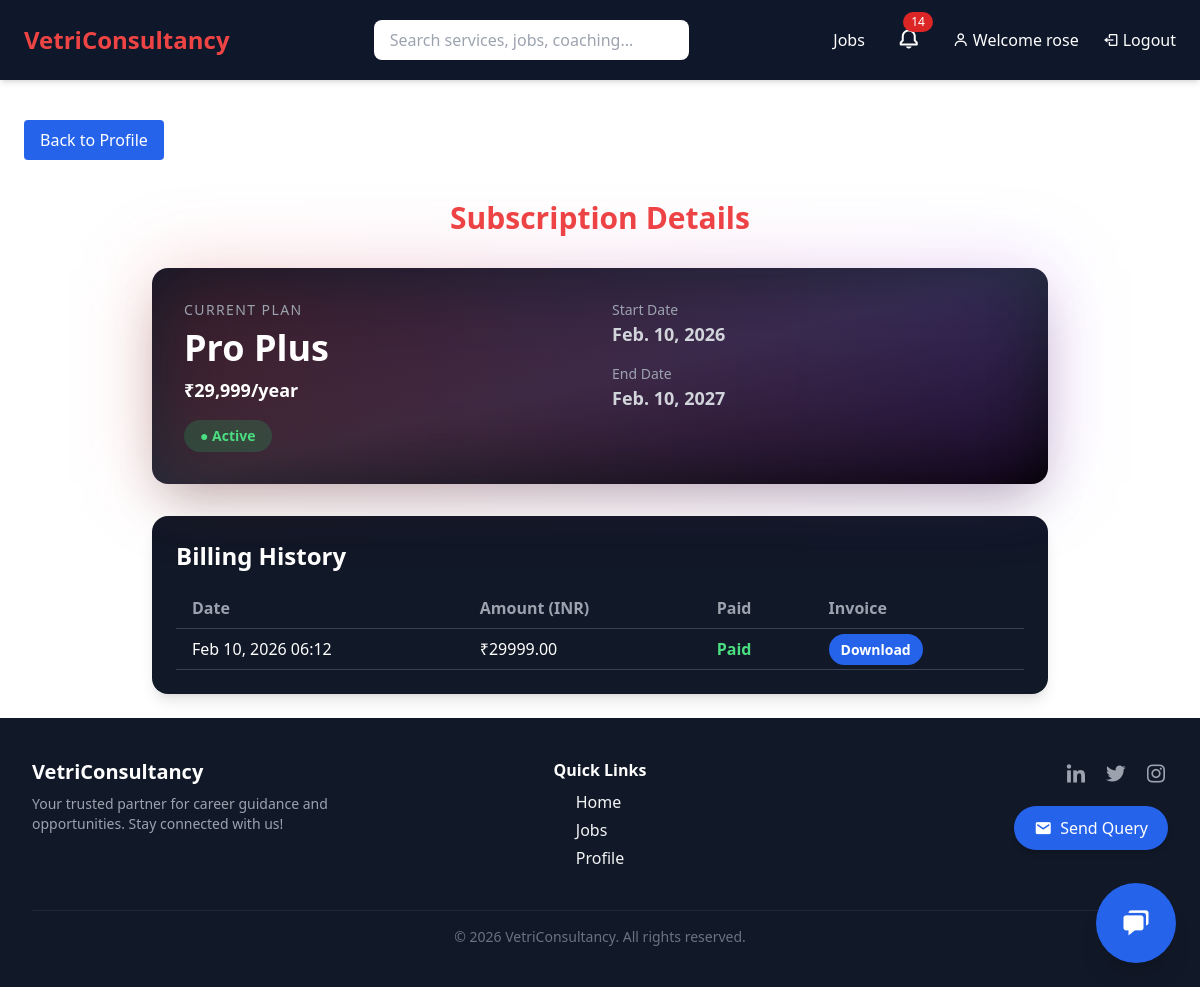
/subscription/ (signed in), run on the app's committed database.
### VCS/models.py (models this page shows, shortened)
class Subscription(models.Model):
    PLAN_CHOICES = (
        ("Pro", "Pro"),
        ("Pro Plus", "Pro Plus"),
    )
    BILLING_CYCLE_CHOICES = (
        ("monthly", "Monthly"),
        ("yearly", "Yearly"),
    )
    user = models.OneToOneField(User, on_delete=models.CASCADE)
    plan_name = models.CharField(max_length=50, choices=PLAN_CHOICES, default="Pro")
    billing_cycle = models.CharField(max_length=10, choices=BILLING_CYCLE_CHOICES, default="monthly")
    start_date = models.DateField(auto_now_add=True)
    end_date = models.DateField()
    active = models.BooleanField(default=True)
    @property
    def price_display(self):
        if self.plan_name == "Pro":
            if self.billing_cycle == "monthly":
                return "₹999/month"
            else:
                return "₹8,999/year"
        elif self.plan_name == "Pro Plus":
            return "₹29,999/year"
        return "N/A"

class Invoice(models.Model):
    user = models.ForeignKey(User, on_delete=models.CASCADE)
    subscription = models.ForeignKey(Subscription, on_delete=models.CASCADE)
    invoice_number = models.CharField(max_length=50, unique=True, editable=False)
    amount = models.DecimalField(max_digits=8, decimal_places=2)
    date = models.DateTimeField(auto_now_add=True)
    paid = models.BooleanField(default=False)
    file = models.FileField(upload_to="invoices/", null=True, blank=True)

### VCS/views.py (the view)
# urls.py: path('subscription/', subscription_dashboard, name='subscription'),
@login_required
def subscription_dashboard(request):
    default_plan = "Pro"
    subscription, created = Subscription.objects.get_or_create(
        user=request.user,
        defaults={
            "plan_name": default_plan,
            "billing_cycle": "yearly",
            "end_date": date.today() + timedelta(days=365),
            "active": True
        }
    )
    invoices = Invoice.objects.filter(user=request.user).order_by('-date')
    return render(request, "subscription.html", {
        "subscription": subscription,
        "invoices": invoices
    })

### VCS/context_processors.py (called while the page is built)
def notification_count(request):
    if request.user.is_authenticated:
        unread_count = Notification.objects.filter(
            user=request.user,
            is_read=False
        ).count()
        latest_notifications = Notification.objects.filter(
            user=request.user
        ).order_by('-created_at')[:5]
    else:
        unread_count = 0
        latest_notifications = []
    return {
        'notification_count': unread_count,
        'latest_notifications': latest_notifications,
    }

### VCS/templates/subscription.html
{% extends 'base.html' %}
{% block content %}
  <a href="{% url 'profile' %}" class="mt-4 inline-block bg-blue-600 text-white px-4 py-2 rounded">Back to Profile</a>
<div class="max-w-4xl mx-auto mt-10 space-y-8">
  <h1 class="text-center text-3xl font-bold mb-4 text-red-500">Subscription Details</h1>
  <div class="p-8 rounded-2xl bg-gradient-to-br from-gray-900 via-gray-800 to-black shadow-2xl text-white relative">
    <div class="absolute inset-0 bg-gradient-to-r from-red-600/20 to-purple-600/20 blur-2xl"></div>
    <div class="relative grid grid-cols-1 md:grid-cols-2 gap-6">
      <div>
        <p class="uppercase tracking-widest text-sm text-gray-400">Current Plan</p>
        <h3 class="text-4xl font-black mt-2">{{ subscription.plan_name }}</h3>
        <p class="mt-2 text-lg font-semibold">{{ subscription.price_display }}</p>
        <div class="mt-4">
          {% if subscription.active %}
            <span class="inline-flex items-center px-4 py-1.5 rounded-full bg-green-500/20 text-green-400 text-sm font-semibold">
              ● Active
            </span>
          {% else %}
            <span class="inline-flex items-center px-4 py-1.5 rounded-full bg-red-500/20 text-red-400 text-sm font-semibold">
              ● Expired
            </span>
          {% endif %}
        </div>
      </div>
      <div class="space-y-4 text-gray-300">
        <div>
          <p class="text-sm text-gray-400">Start Date</p>
          <p class="text-lg font-semibold">{{ subscription.start_date }}</p>
        </div>
        <div>
          <p class="text-sm text-gray-400">End Date</p>
          <p class="text-lg font-semibold">{{ subscription.end_date }}</p>
        </div>
      </div>
    </div>
  </div>
  {% if invoices %}
  <div class="bg-gray-900 text-white p-6 rounded-2xl shadow-lg">
    <h2 class="text-2xl font-bold mb-4">Billing History</h2>
    <div class="overflow-x-auto">
      <table class="w-full text-left border-collapse">
        <thead>
          <tr class="border-b border-gray-700">
            <th class="py-2 px-4 text-gray-400">Date</th>
            <th class="py-2 px-4 text-gray-400">Amount (INR)</th>
            <th class="py-2 px-4 text-gray-400">Paid</th>
            <th class="py-2 px-4 text-gray-400">Invoice</th>
          </tr>
        </thead>
        <tbody>
          {% for invoice in invoices %}
          <tr class="border-b border-gray-700">
            <td class="py-2 px-4">{{ invoice.date|date:"M d, Y H:i" }}</td>
            <td class="py-2 px-4">₹{{ invoice.amount }}</td>
            <td class="py-2 px-4">
              {% if invoice.paid %}
                <span class="text-green-400 font-semibold">Paid</span>
              {% else %}
                <span class="text-red-400 font-semibold">Pending</span>
              {% endif %}
            </td>
            <td class="py-2 px-4">
              {% if invoice.file %}
                <a href="{{ invoice.file.url }}" class="px-3 py-1.5 bg-blue-600 hover:bg-blue-700 rounded-full text-sm font-semibold" target="_blank" rel="noopener noreferrer">
                  Download
                </a>
              {% else %}
                <span class="text-gray-400">N/A</span>
              {% endif %}
            </td>
          </tr>
          {% endfor %}
        </tbody>
      </table>
    </div>
  </div>
  {% else %}
    <p class="text-gray-400 text-center mt-4">No billing history available.</p>
  {% endif %}
</div>
{% endblock %}

### VCS/templates/base.html (shortened to what this page needs)
<!DOCTYPE html>
<html lang="en" x-data="{ open: false, openQuery:false }">
<head>
    <script src="https://cdn.tailwindcss.com"></script>
    <link href="https://unpkg.com/boxicons@2.1.4/css/boxicons.min.css" rel="stylesheet">
    <link href="https://cdn.jsdelivr.net/npm/fullcalendar@6.1.11/index.global.min.css" rel="stylesheet">
</head>
<body class="flex flex-col min-h-screen">
    <header class="bg-slate-900 text-white px-6 py-4 flex flex-col md:flex-row md:items-center md:justify-between shadow-md">
    <div class="flex justify-between items-center w-full md:w-auto">
        <a href="/" class="text-2xl font-bold text-red-500 hover:text-red-600 transition-colors duration-200">
            VetriConsultancy
        </a>
    </div>
    <div :class="{'block': open, 'hidden': !open}" class="w-full mt-4 md:mt-0 md:flex md:items-center md:justify-between">
        <form action="/search/" method="get" class="w-full md:w-1/3 mx-auto mb-3 md:mb-0">
            <input type="text" name="q"
                   placeholder="Search services, jobs, coaching..."
                   class="w-full px-4 py-2 rounded-lg text-black focus:outline-none focus:ring-2 focus:ring-blue-500 transition shadow-sm">
        </form>
        <nav class="flex flex-col md:flex-row md:items-center space-y-2 md:space-y-0 md:space-x-6 text-sm md:text-base">
            <a href="/jobs/" class="hover:text-blue-400 transition duration-200">Jobs</a>
            {% if user.is_authenticated %}
            <div class="relative" id="notification-container">
                <button onclick="toggleNotifications()" class="relative text-2xl p-2 rounded hover:bg-slate-800 transition focus:outline-none">
                    <i class='bx bx-bell'></i>
                    {% if notification_count > 0 %}
                    <span class="absolute -top-1 -right-1 bg-red-600 text-white text-xs px-2 py-0.5 rounded-full">
                        {{ notification_count }}
                    </span>
                    {% endif %}
                </button>
            </div>
            {% if user.is_superuser or user.is_staff %}
            <a href="{% url 'admin_dashboard' %}" class="flex items-center gap-1 hover:text-yellow-400 transition duration-200">
                <i class='bx bx-tachometer'></i> Dashboard
            </a>
            {% else %}
            <a href="{% url 'profile' %}" class="flex items-center gap-1 hover:text-blue-400 transition duration-200">
                <i class='bx bx-user'></i> Welcome {{ user.username }}
            </a>
            {% endif %}
            <form method="post" action="{% url 'logout' %}" class="inline">
                <button type="submit" class="flex items-center gap-1 hover:text-red-400 transition duration-200">
                    <i class='bx bx-log-out'></i> Logout
                </button>
            </form>
            {% endif %}
        </nav>
    </div>
</header>
<main class="flex-grow px-4 md:px-6 py-6">
    {% block content %}{% endblock %}
</main>
<footer class="bg-gray-900 text-gray-100 py-10">
    <div class="max-w-7xl mx-auto px-4 sm:px-6 lg:px-8">
        <div class="grid grid-cols-1 sm:grid-cols-3 gap-8">
            <div class="flex flex-col items-center sm:items-start text-center sm:text-left">
                <h2 class="text-xl font-bold text-white mb-2">VetriConsultancy</h2>
                <p class="text-gray-400 text-sm">
                    Your trusted partner for career guidance and opportunities.
                    Stay connected with us!
                </p>
            </div>
            <div class="flex flex-col items-center">
                <h3 class="text-white font-semibold mb-2">Quick Links</h3>
                <ul class="space-y-1">
                    {% if user.is_superuser %}
                    <li><a href="/" class="hover:text-blue-500 transition-colors duration-200">Home</a></li>
                    <li><a href="/jobs" class="hover:text-blue-500 transition-colors duration-200">Jobs</a></li>
                    {% else %}
                    <li><a href="/" class="hover:text-blue-500 transition-colors duration-200">Home</a></li>
                    <li><a href="/jobs" class="hover:text-blue-500 transition-colors duration-200">Jobs</a></li>
                    <li><a href="/profile" class="hover:text-blue-500 transition-colors duration-200">Profile</a></li>
                    {% endif %}
                </ul>
            </div>
            <div class="flex flex-col items-center sm:items-end text-center sm:text-right space-y-4">
                <div class="flex space-x-4 justify-center sm:justify-end">
                    <a href="#" class="text-gray-400 hover:text-blue-600 transition-colors duration-200">
                        <i class='bx bxl-linkedin text-2xl'></i>
                    </a>
                    <a href="#" class="text-gray-400 hover:text-sky-400 transition-colors duration-200">
                        <i class='bx bxl-twitter text-2xl'></i>
                    </a>
                    <a href="#" class="text-gray-400 hover:text-pink-500 transition-colors duration-200">
                        <i class='bx bxl-instagram text-2xl'></i>
                    </a>
                </div>
                {% if user.is_authenticated and not user.is_superuser and not user.is_staff %}
                <button @click="openQuery=true"
                        class="bg-blue-600 hover:bg-blue-700 text-white px-5 py-2 rounded-full flex items-center gap-2 shadow-md hover:shadow-xl transition-all duration-300 transform hover:-translate-y-1 hover:scale-105">
                    <i class='bx bxs-envelope text-lg'></i>
                    <span class="font-medium">Send Query</span>
                </button>
                {% endif %}
            </div>
        </div>
        <div class="mt-10 border-t border-gray-800 pt-4 text-center text-gray-500 text-sm">
            © 2026 VetriConsultancy. All rights reserved.
        </div>
    </div>
</footer>
{% if user.is_authenticated and not user.is_superuser and not user.is_staff %}
<div x-data="{ openChat: false }" class="fixed bottom-6 right-6 z-50">
    <button @click="openChat = true"
        class="fixed bottom-6 right-6 w-16 h-16 sm:w-20 sm:h-20 bg-blue-600 hover:bg-blue-700 text-white rounded-full shadow-xl flex items-center justify-center transition-all duration-300 transform hover:scale-110 hover:rotate-12 animate-bounce">
    <i class='bx bxs-chat text-2xl sm:text-3xl'></i>
    </button>
</div>
{% endif %}
</body>
</html>

### data on the page
Subscription: plan_name "Pro Plus", price_display "₹29,999/year", start_date "Feb. 10, 2026", end_date "Feb. 10, 2027"
Invoice: date "Feb 10, 2026 06:12", amount "29999.00", paid "Paid"

### other printed values
{{ notification_count }} "14"
{{ user.username }} "rose"
